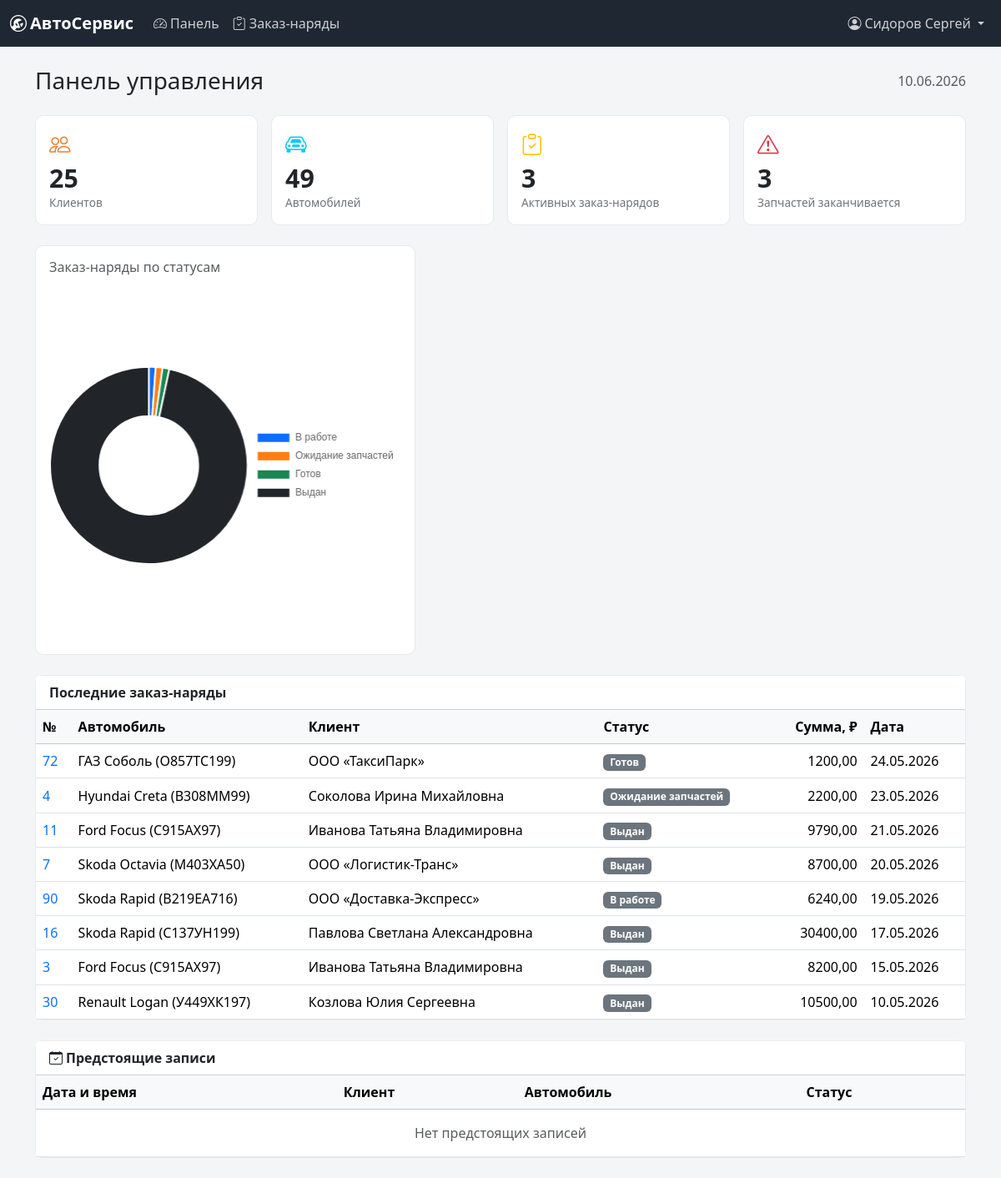
Page / (signed in) on the committed database.
### users/models.py (models this page shows, shortened)
class User(AbstractUser):
    class Role(models.TextChoices):
        ADMIN = "admin", "Администратор"
        RECEIVER = "receiver", "Мастер-приёмщик"
        MECHANIC = "mechanic", "Механик"
    middle_name = models.CharField("Отчество", max_length=150, blank=True)
    phone = models.CharField("Телефон", max_length=20, blank=True)
    role = models.CharField(
        "Роль", max_length=20, choices=Role.choices, default=Role.RECEIVER
    )
    class Meta:
        verbose_name = "Сотрудник"
        verbose_name_plural = "Сотрудники"
    @property
    def full_name(self):
        parts = [self.last_name, self.first_name, self.middle_name]
        return " ".join(p for p in parts if p) or self.username
    @property
    def is_admin(self):
        return self.is_superuser or self.role == self.Role.ADMIN
    @property
    def is_receiver(self):
        return self.role == self.Role.RECEIVER
    @property
    def is_mechanic(self):
        return self.role == self.Role.MECHANIC

### workshop/models.py (models this page shows, shortened)
class WorkOrder(models.Model):
    class Status(models.TextChoices):
        NEW = "new", "Принят"
        DIAGNOSTICS = "diagnostics", "Диагностика"
        APPROVAL = "approval", "Согласование"
        IN_PROGRESS = "in_progress", "В работе"
        WAITING_PARTS = "waiting_parts", "Ожидание запчастей"
        READY = "ready", "Готов"
        ISSUED = "issued", "Выдан"
    client = models.ForeignKey(
        Client, on_delete=models.PROTECT, related_name="orders",
        verbose_name="Клиент",
    )
    vehicle = models.ForeignKey(
        Vehicle, on_delete=models.PROTECT, related_name="orders",
        verbose_name="Автомобиль",
    )
    receiver = models.ForeignKey(
        settings.AUTH_USER_MODEL, on_delete=models.PROTECT,
        related_name="received_orders", verbose_name="Мастер-приёмщик",
    )
    status = models.CharField(
        "Статус", max_length=20, choices=Status.choices, default=Status.NEW
    )
    complaint = models.TextField("Жалоба клиента", blank=True)
    mileage_in = models.PositiveIntegerField(
        "Пробег при приёме, км", null=True, blank=True
    )
    total = models.DecimalField(
        "Итоговая сумма, ₽", max_digits=12, decimal_places=2,
        default=0, editable=False,
    )
    is_paid = models.BooleanField("Оплачен", default=False)
    created_at = models.DateTimeField("Дата приёма", auto_now_add=True)
    closed_at = models.DateTimeField("Дата выдачи", null=True, blank=True)
    class Meta:
        verbose_name = "Заказ-наряд"
        verbose_name_plural = "Заказ-наряды"
        ordering = ["-created_at"]

class Vehicle(models.Model):
    client = models.ForeignKey(
        Client, on_delete=models.CASCADE, related_name="vehicles",
        verbose_name="Клиент",
    )
    brand = models.CharField("Марка", max_length=100)
    model = models.CharField("Модель", max_length=100)
    plate = models.CharField("Гос. номер", max_length=20)
    vin = models.CharField("VIN", max_length=17, blank=True)
    year = models.PositiveIntegerField("Год выпуска", null=True, blank=True)
    mileage = models.PositiveIntegerField("Пробег, км", null=True, blank=True)
    class Meta:
        verbose_name = "Автомобиль"
        verbose_name_plural = "Автомобили"
        ordering = ["brand", "model"]
    def __str__(self):
        return f"{self.brand} {self.model} ({self.plate})"

class Client(models.Model):
    class Type(models.TextChoices):
        INDIVIDUAL = "individual", "Физическое лицо"
        COMPANY = "company", "Юридическое лицо"
    full_name = models.CharField("ФИО / Название", max_length=255)
    phone = models.CharField("Телефон", max_length=20)
    email = models.EmailField("Email", blank=True)
    type = models.CharField(
        "Тип", max_length=20, choices=Type.choices, default=Type.INDIVIDUAL
    )
    created_at = models.DateTimeField("Дата регистрации", auto_now_add=True)
    class Meta:
        verbose_name = "Клиент"
        verbose_name_plural = "Клиенты"
        ordering = ["full_name"]
    def __str__(self):
        return self.full_name

### workshop/views.py (the view)
# urls.py: path("", views.dashboard, name="dashboard"),
@login_required
def dashboard(request):
    color_hex = {
        "new": "#6c757d", "diagnostics": "#0dcaf0", "approval": "#ffc107",
        "in_progress": "#0d6efd", "waiting_parts": "#fd7e14",
        "ready": "#198754", "issued": "#212529",
    }
    counts = {
        row["status"]: row["c"]
        for row in WorkOrder.objects.values("status").annotate(c=Count("id"))
    }
    status_chart = {"labels": [], "data": [], "colors": []}
    for value, label in WorkOrder.Status.choices:
        if counts.get(value):
            status_chart["labels"].append(label)
            status_chart["data"].append(counts[value])
            status_chart["colors"].append(color_hex[value])
    d_from = _months_back(timezone.localdate(), 5)
    by_month = (
        WorkOrder.objects.filter(
            status=WorkOrder.Status.ISSUED, closed_at__date__gte=d_from
        )
        .annotate(m=TruncMonth("closed_at")).values("m")
        .annotate(total=Sum("total")).order_by("m")
    )
    revenue_chart = {
        "labels": [_month_label(r["m"]) for r in by_month],
        "data": [float(r["total"]) for r in by_month],
    }
    context = {
        "clients_count": Client.objects.count(),
        "vehicles_count": Vehicle.objects.count(),
        "active_orders_count": WorkOrder.objects.exclude(
            status=WorkOrder.Status.ISSUED
        ).count(),
        "low_stock_count": Part.objects.filter(stock__lte=5).count(),
        "recent_orders": WorkOrder.objects.select_related("vehicle", "client")[:8],
        "upcoming_appointments": Appointment.objects.exclude(
            status=Appointment.Status.CANCELLED
        ).filter(scheduled_at__gte=timezone.now()).select_related(
            "client", "vehicle"
        )[:5],
        "status_chart": status_chart,
        "revenue_chart": revenue_chart,
    }
    return render(request, "dashboard.html", context)

### workshop/context_processors.py (called while the page is built)
def workshop_info(request):
    return {"workshop": getattr(settings, "WORKSHOP_INFO", {})}

### workshop/views.py (called while the page is built)
def _months_back(d, n):
    index = d.year * 12 + (d.month - 1) - n
    year, month = divmod(index, 12)
    return date(year, month + 1, 1)

def _month_label(dt):
    return f"{MONTHS_RU[dt.month - 1]} {dt.year}"

### templates/dashboard.html (shortened to what this page needs)
{% extends "base.html" %}
{% block content %}
<div class="d-flex justify-content-between align-items-center mb-4">
  <h1 class="h3 mb-0">Панель управления</h1>
  <span class="text-muted">{% now "d.m.Y" %}</span>
</div>
<div class="row g-3 mb-4">
  <div class="col-6 col-lg-3">
    <div class="card stat-card h-100"><div class="card-body">
      <div class="stat-icon text-primary"><i class="bi bi-people"></i></div>
      <div class="stat-value">{{ clients_count }}</div>
      <div class="stat-label">Клиентов</div>
    </div></div>
  </div>
  <div class="col-6 col-lg-3">
    <div class="card stat-card h-100"><div class="card-body">
      <div class="stat-icon text-info"><i class="bi bi-car-front"></i></div>
      <div class="stat-value">{{ vehicles_count }}</div>
      <div class="stat-label">Автомобилей</div>
    </div></div>
  </div>
  <div class="col-6 col-lg-3">
    <div class="card stat-card h-100"><div class="card-body">
      <div class="stat-icon text-warning"><i class="bi bi-clipboard-check"></i></div>
      <div class="stat-value">{{ active_orders_count }}</div>
      <div class="stat-label">Активных заказ-нарядов</div>
    </div></div>
  </div>
  <div class="col-6 col-lg-3">
    <div class="card stat-card h-100"><div class="card-body">
      <div class="stat-icon text-danger"><i class="bi bi-exclamation-triangle"></i></div>
      <div class="stat-value">{{ low_stock_count }}</div>
      <div class="stat-label">Запчастей заканчивается</div>
    </div></div>
  </div>
</div>
<div class="row g-3 mb-4">
  <div class="col-lg-5">
    <div class="card h-100"><div class="card-body">
      <h2 class="h6 text-muted mb-3">Заказ-наряды по статусам</h2>
      {% if status_chart.labels %}
        <canvas id="statusChart" height="220"></canvas>
      {% else %}
        <p class="text-muted text-center py-5 mb-0">Нет данных</p>
      {% endif %}
    </div></div>
  </div>
</div>
<div class="card">
  <div class="card-header bg-white fw-semibold">Последние заказ-наряды</div>
  <div class="table-responsive">
    <table class="table table-hover align-middle mb-0">
      <thead class="table-light">
        <tr>
          <th>№</th><th>Автомобиль</th><th>Клиент</th><th>Статус</th>
          <th class="text-end">Сумма, ₽</th><th>Дата</th>
        </tr>
      </thead>
      <tbody>
        {% for order in recent_orders %}
        <tr>
          <td><a href="{% url 'order_detail' order.pk %}" class="text-decoration-none fw-medium">{{ order.id }}</a></td>
          <td>{{ order.vehicle }}</td>
          <td>{{ order.client }}</td>
          <td><span class="badge bg-secondary">{{ order.get_status_display }}</span></td>
          <td class="text-end">{{ order.total }}</td>
          <td>{{ order.created_at|date:"d.m.Y" }}</td>
        </tr>
        {% empty %}
        <tr><td colspan="6" class="text-center text-muted py-4">Пока нет заказ-нарядов</td></tr>
        {% endfor %}
      </tbody>
    </table>
  </div>
</div>
<div class="card mt-4">
  <div class="card-header bg-white fw-semibold"><i class="bi bi-calendar-check me-1"></i>Предстоящие записи</div>
  <div class="table-responsive">
    <table class="table table-hover align-middle mb-0">
      <thead class="table-light"><tr><th>Дата и время</th><th>Клиент</th><th>Автомобиль</th><th>Статус</th></tr></thead>
      <tbody>
        {% for a in upcoming_appointments %}
        <tr>
          <td class="text-nowrap">{{ a.scheduled_at|date:"d.m.Y H:i" }}</td>
          <td>{{ a.client.full_name }}</td>
          <td>{{ a.vehicle }}</td>
          <td><span class="badge bg-{{ a.status_color }}">{{ a.get_status_display }}</span></td>
        </tr>
        {% empty %}
        <tr><td colspan="4" class="text-center text-muted py-3">Нет предстоящих записей</td></tr>
        {% endfor %}
      </tbody>
    </table>
  </div>
</div>
{% endblock %}
{% block extra_js %}
<script>
(function () {
  const palette = "#e8853a";
  const status = JSON.parse(document.getElementById("status-data").textContent);
  const statusEl = document.getElementById("statusChart");
  if (statusEl && status.labels.length) {
    new Chart(statusEl, {
      type: "doughnut",
      data: { labels: status.labels,
        datasets: [{ data: status.data, backgroundColor: status.colors }] },
      options: { plugins: { legend: { position: "right" } } }
    });
  }
  const revenueEl = document.getElementById("revenueChart");
  if (revenueEl) {
    const rev = JSON.parse(document.getElementById("revenue-data").textContent);
    if (rev.labels.length) {
      new Chart(revenueEl, {
        type: "bar",
        data: { labels: rev.labels,
          datasets: [{ label: "Выручка, ₽", data: rev.data, backgroundColor: palette }] },
        options: { plugins: { legend: { display: false } },
          scales: { y: { beginAtZero: true } } }
      });
    }
  }
})();
</script>
{% endblock %}

### templates/base.html (shortened to what this page needs)
{% load static %}
<!doctype html>
<html lang="ru">
<head>
  <link href="https://cdn.jsdelivr.net/npm/bootstrap@5.3.3/dist/css/bootstrap.min.css" rel="stylesheet">
  <link href="https://cdn.jsdelivr.net/npm/bootstrap-icons@1.11.3/font/bootstrap-icons.min.css" rel="stylesheet">
  <link href="{% static 'css/app.css' %}" rel="stylesheet">
</head>
<body>
  <nav class="navbar navbar-expand-lg navbar-dark app-navbar">
    <div class="container-fluid">
      <a class="navbar-brand fw-semibold" href="{% url 'dashboard' %}">
        <i class="bi bi-wrench-adjustable-circle me-1"></i>АвтоСервис
      </a>
      {% if user.is_authenticated %}
      <div class="collapse navbar-collapse" id="mainNav">
        <ul class="navbar-nav me-auto mb-2 mb-lg-0">
          <li class="nav-item"><a class="nav-link" href="{% url 'dashboard' %}"><i class="bi bi-speedometer2 me-1"></i>Панель</a></li>
          <li class="nav-item"><a class="nav-link" href="{% url 'order_list' %}"><i class="bi bi-clipboard-check me-1"></i>Заказ-наряды</a></li>
        </ul>
        <ul class="navbar-nav">
          <li class="nav-item dropdown">
            <a class="nav-link dropdown-toggle" href="#" role="button" data-bs-toggle="dropdown">
              <i class="bi bi-person-circle me-1"></i>{{ user.full_name }}
            </a>
          </li>
        </ul>
      </div>
      {% endif %}
    </div>
  </nav>
  <main class="container py-4">
    {% block content %}{% endblock %}
  </main>
  {% block extra_js %}{% endblock %}
</body>
</html>

### static/css/app.css (style rules this page uses)
:root { --app-dark: #1f2733; --app-accent: #e8853a; --app-accent-dark: #c46a28; }
body { background-color: #f4f5f7; }
.app-navbar { background-color: var(--app-dark); }
.app-navbar .navbar-brand, .app-navbar .nav-link:hover { color: #fff; }
.app-navbar .nav-link { color: rgba(255, 255, 255, .78); }
.text-primary { color: var(--app-accent) !important; }
.card { border: 1px solid #e7e9ec; border-radius: .6rem; }
.stat-card .stat-icon { font-size: 1.6rem; margin-bottom: .35rem; }
.stat-card .stat-value { font-size: 1.9rem; font-weight: 600; line-height: 1; }
.stat-card .stat-label { color: #6c757d; font-size: .85rem; margin-top: .25rem; }

### rows in the picture
User: full_name "Сидоров Сергей"
WorkOrder: id "72", vehicle "ГАЗ Соболь (О857ТС199)", client "ООО «ТаксиПарк»", status "Готов", total "1200,00", created_at "24.05.2026"
WorkOrder: id "4", vehicle "Hyundai Creta (В308ММ99)", client "Соколова Ирина Михайловна", status "Ожидание запчастей", total "2200,00", created_at "23.05.2026"
WorkOrder: id "11", vehicle "Ford Focus (С915АХ97)", client "Иванова Татьяна Владимировна", status "Выдан", total "9790,00", created_at "21.05.2026"
WorkOrder: id "7", vehicle "Skoda Octavia (М403ХА50)", client "ООО «Логистик-Транс»", status "Выдан", total "8700,00", created_at "20.05.2026"
WorkOrder: id "90", vehicle "Skoda Rapid (В219ЕА716)", client "ООО «Доставка-Экспресс»", status "В работе", total "6240,00", created_at "19.05.2026"
WorkOrder: id "16", vehicle "Skoda Rapid (С137УН199)", client "Павлова Светлана Александровна", status "Выдан", total "30400,00", created_at "17.05.2026"
WorkOrder: id "3", vehicle "Ford Focus (С915АХ97)", client "Иванова Татьяна Владимировна", status "Выдан", total "8200,00", created_at "15.05.2026"
WorkOrder: id "30", vehicle "Renault Logan (У449ХК197)", client "Козлова Юлия Сергеевна", status "Выдан", total "10500,00", created_at "10.05.2026"

### other values in the picture
{{ clients_count }} "25"
{{ vehicles_count }} "49"
{{ active_orders_count }} "3"
{{ low_stock_count }} "3"
